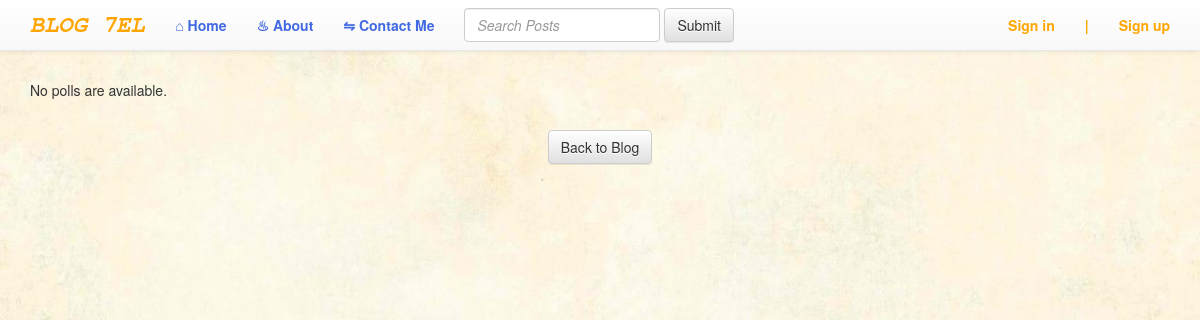
The page /polls/ on the database as committed earlier.
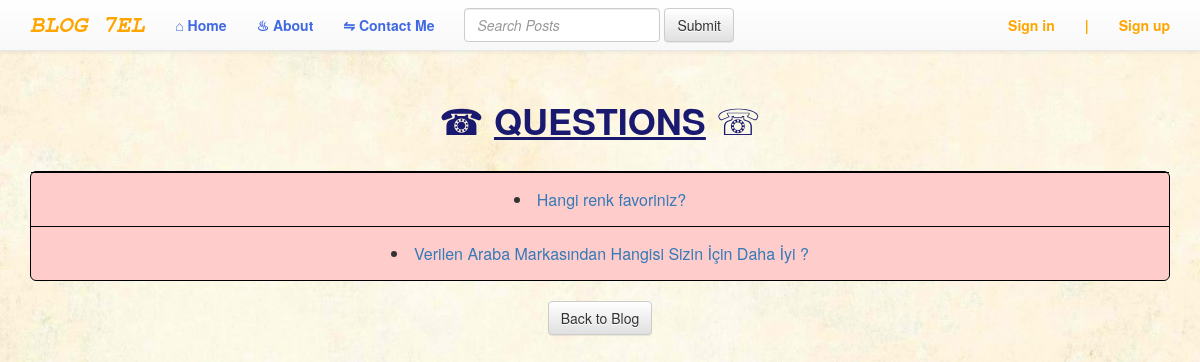
The same page on the database as committed later.
### polls/models.py (models this page shows, shortened)
@python_2_unicode_compatible
class Question(models.Model):
    question_text = models.CharField(max_length=200)
    pub_date = models.DateTimeField('date published')
    def was_published_recently(self):
        now = timezone.now()
        return now - datetime.timedelta(days=1) <= self.pub_date <= now
    was_published_recently.admin_order_field = 'pub_date'
    was_published_recently.boolean = True
    was_published_recently.short_description = 'Published recently?'

### polls/views.py (the view)
class IndexView(generic.ListView):
    template_name = 'polls/index.html'
    context_object_name = 'latest_question_list'
    def get_queryset(self):
        return Question.objects.filter(
            pub_date__lte=timezone.now()
    	).order_by('-pub_date')[:15]

### polls/templates/polls/index.html (shortened to what this page needs)
{% extends "base.html" %}
{% load static %}
{% block content%}
<br />
<br />
<br />
<br />
{% if latest_question_list %}
<center><h1><font color="MidnightBlue">&#9742; <u><b>QUESTIONS</b></u> &#9743;</font></h1></center>
<br>
<table style="width:100%" id="t01">
{% for question in latest_question_list %}
  <tr>
    <td><center><li><a href="{% url 'polls:detail' question.id %}">{{ question.question_text }}</a></li></center></td>
  </tr>
{% endfor %}
{% else %}
    <p>No polls are available.</p>
{% endif %}
</table>
<br>
<center><a class="btn btn-default" href="{% url 'myapp:list' %}">Back to Blog</a></center>
{% endblock content%}

Rows that differ between the two databases and show on the page:
added Question: question_text "Hangi renk favoriniz?"
added Question: question_text "Verilen Araba Markasından Hangisi Sizin İçin Daha İyi ?"
Other text that changed with them:
text no longer shown: "No polls are available."
text now shown: "☎ QUESTIONS ☏"
